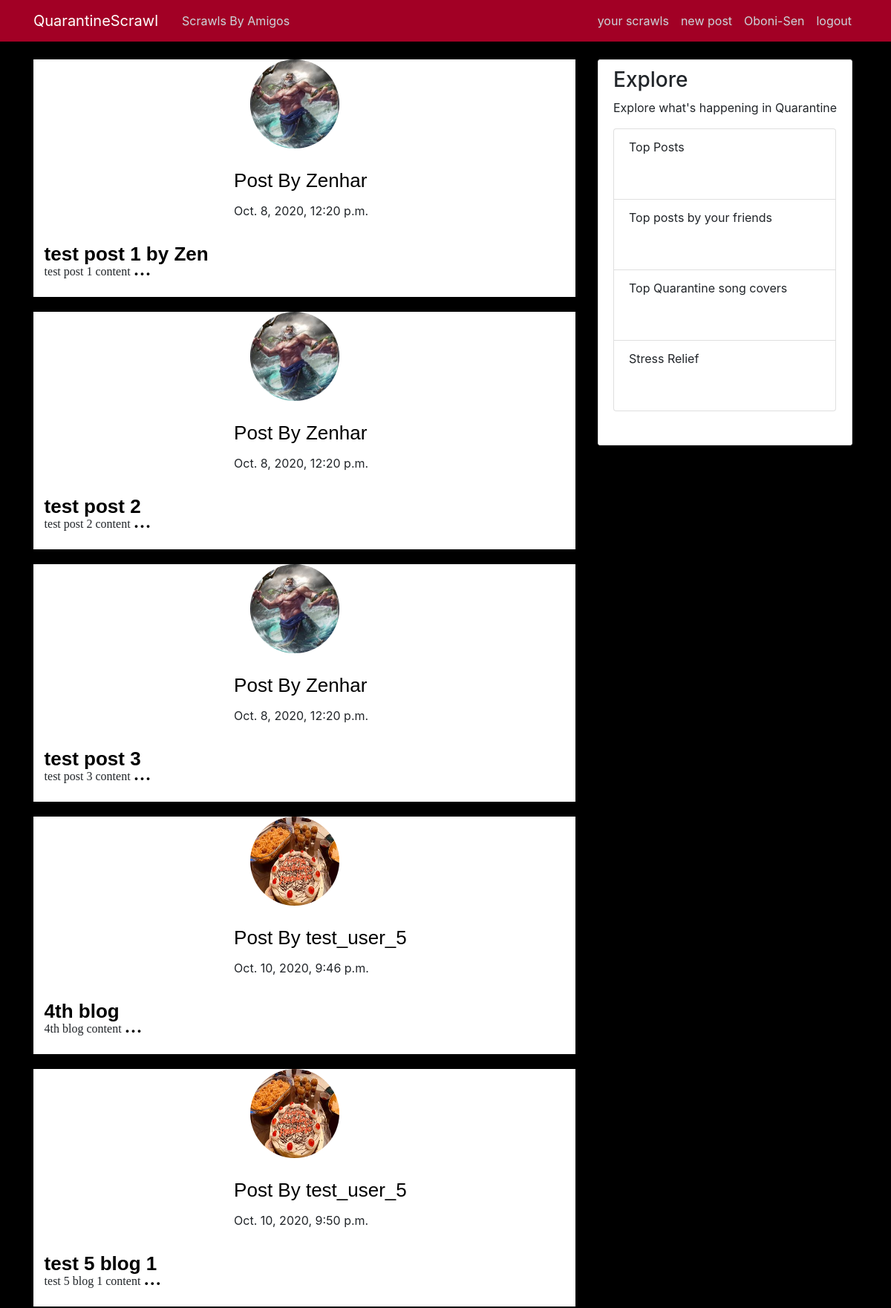
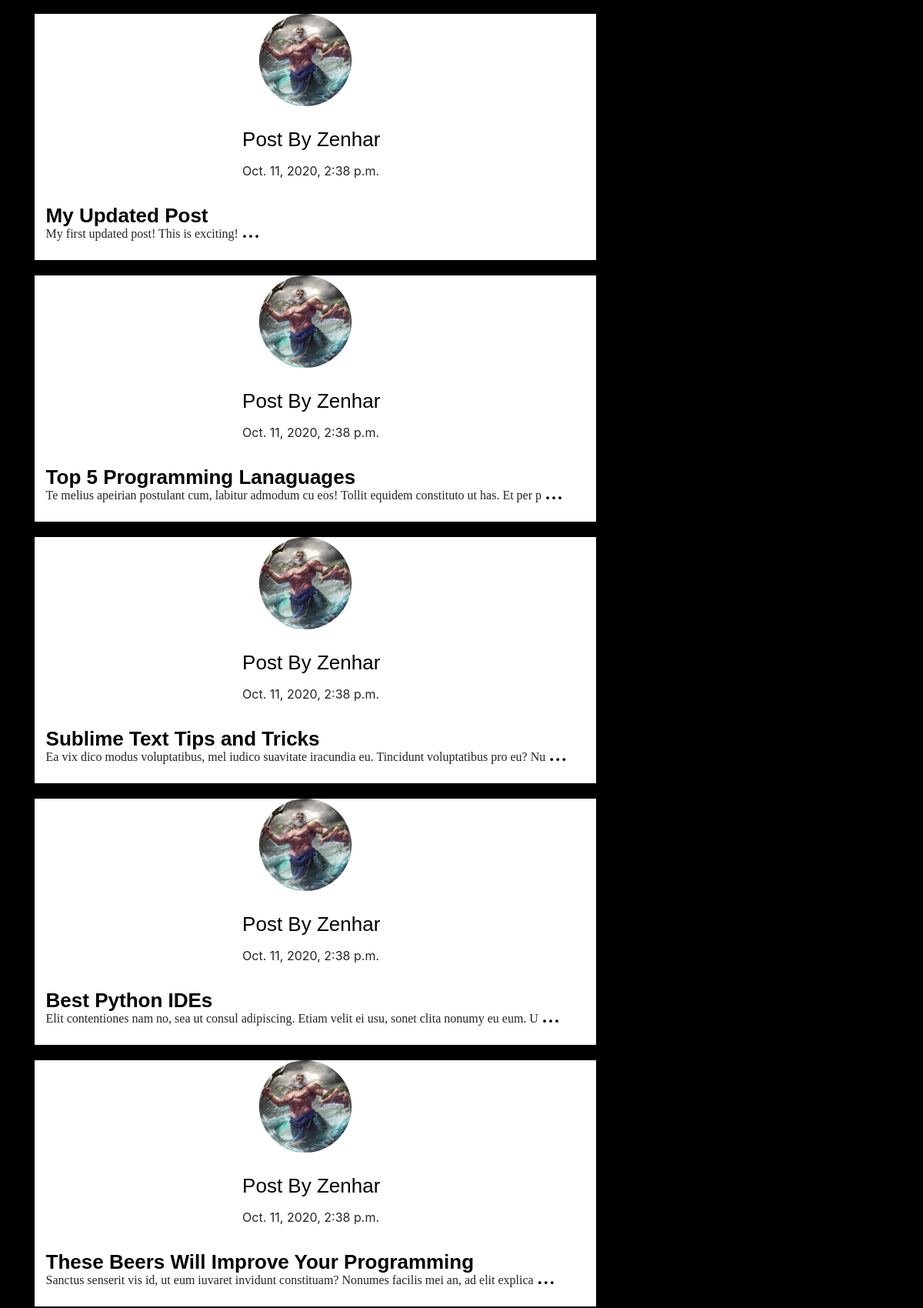
Screenshot of / (signed in, upper part) with the database file from the repository (2 pictures, top to bottom).
### blog/models.py (models this page shows, shortened)
class Post(models.Model):
    title = models.CharField(max_length=100)
    content = RichTextUploadingField()
    date = models.DateTimeField(default=timezone.now)
    author = models.ForeignKey(User, on_delete=models.CASCADE)
    liked = models.ManyToManyField(User, related_name="liked", default=None, blank=True)
    commented = models.ManyToManyField(
        User, related_name="commented", default=None, blank=True
    )

### users/models.py (models this page shows, shortened)
class Profile(models.Model):
    user = models.OneToOneField(User, on_delete=models.CASCADE)
    image = models.ImageField(default="poseidon.jpg", upload_to="profile_pics")
    follow = models.ManyToManyField(User, related_name="followers", blank=True)
    follower = models.ManyToManyField(User, related_name="follows", blank=True)

### blog/views.py (the view)
# urls.py: path("", HomePostListView.as_view(), name="home"),
class HomePostListView(LoginRequiredMixin, ListView):
    model = Post
    template_name = "blog/temp.html"
    ordering = ["-date"]
    paginate_by = 8
    def get_context_data(self, **kwargs):
        context = super(ListView, self).get_context_data(**kwargs)
        loggedInUser = Profile.objects.get(user=self.request.user)
        axeLoggedInUser = Post.objects.exclude(author=loggedInUser.user)
        context["all_posts"] = axeLoggedInUser.exclude(
            author__in=loggedInUser.follow.all()
        )
        return context

### blog/templates/blog/temp.html (shortened to what this page needs)
{% extends "blog/base.html" %}
{% load static %}
{% block bootstrapClass %}
<link rel="stylesheet" type="text/css" href="{% static 'blog/blog-css/home.css' %}">
 {% endblock %}
{% block content %}
<div class="row">
  <div class="col-8">
  {% for post in all_posts %}
  <div class="home-post-main-wrap">
    <div id="home-carousel" class="carousel home-carousel slide" data-ride="carousel">
      <div class="carousel-inner home-carousel-inner">
        <div class="carousel-item home-carousel-item active">
            <div class="home-image-wrap">
                <img  src="{{post.author.profile.image.url}}" alt="img">
            </div>
            <div class="post-author">
             <p> Post By <a class="post-author-link" href="{% url 'user-posts' post.author.username  %}"> {{post.author}}</a></p>
            </div>
            <div class="post-date">
              <p >{{post.date}}</p>
            </div>
            <div class="post-title">
              <p><a style="color: black;" href="{% url 'post-detail' post.id %}">{{post.title}}</a></p>
            </div>
            <div class="post-content">
              <p>{{post.content|slice:"0:100"}} <a class="post-content-link" href="{% url 'post-detail' post.id %}"> ...</a></p>
            </div>
        </div>
      </div>
    </div>
  </div>
  {% endfor %}
  </div>
  <div class="col-md-4">
    <div class="content-section">
      <h3>Explore </h3>
      <p class=''>Explore what's happening in Quarantine
        <ul class="list-group explore">
          <li class="list-group-item  ">Top Posts</li>
          <li class="list-group-item  ">Top posts by your friends</li>
          <li class="list-group-item  ">Top Quarantine song covers</li>
          <li class="list-group-item  ">Stress Relief</li>
        </ul>
      </p>
    </div>
  </div>
</div>
{% endblock content %}

### blog/templates/blog/base.html (shortened to what this page needs)
{% load static %}
<!DOCTYPE html>
<html>
<head>
    <link rel="stylesheet" href="https://maxcdn.bootstrapcdn.com/bootstrap/4.0.0/css/bootstrap.min.css">
    <link rel="stylesheet" type="text/css" href="{% static 'blog/blog-css/main.css' %}">
    <link rel="stylesheet" type="text/css" href="{% static 'users/profile.css' %}">
    {% block bootstrapClass %}  {% endblock %}
</head>
<body>
    <header class="site-header">
      <nav class="navbar navbar-expand-md navbar-dark navbar-bg-steel fixed-top">
        <div class="container">
          <a class="navbar-brand mr-4" href="{% url 'home' %}">QuarantineScrawl</a>
          <div class="collapse navbar-collapse" id="navbarToggle">
            <div class="navbar-nav mr-auto">
              <a class="nav-item nav-link" href="{% url 'amigos-home' %}">Scrawls By Amigos</a>
            </div>
            <div class="navbar-nav">
              {% if user.is_authenticated %}
              <a class="nav-item nav-link" href="{% url 'user-posts' user.username  %}"> your scrawls</a>
              <a class="nav-item nav-link" href="{% url 'post-create' %}"> new post</a>
              <a class="nav-item nav-link" href="{% url 'profile' %}">{{user.username}}</a>
              <a class="nav-item nav-link" href="{% url 'logout' %}">logout</a>
              {% else %}
              <a class="nav-item nav-link" href="{% url 'login' %}">Login</a>
              <a class="nav-item nav-link" href="{% url 'register' %}">Register</a>
              {% endif %}
            </div>
          </div>
        </div>
      </nav>
    </header>
    <main role="main" class="container">
          {% block content %}{% endblock %}
    </main>
</body>
</html>

### blog/static/blog/blog-css/main.css (style rules this page uses)
body { background-color: black; margin-top: 5rem; }
ul { margin: 0; }
.navbar-bg-steel { background-color: #a20025; }
.site-header .navbar-nav .nav-link { color: #cbd5db; font-weight: 400; }
.content-section { background: #ffffff; padding: 10px 20px; border: 1px solid #dddddd; border-radius: 3px; margin-bottom: 20px; }

### users/static/users/users-css/profile.css (style rules this page uses)
* { margin: 0px; padding: 0px; box-sizing: border-box; }

### blog/static/blog/blog-css/home.css (style rules this page uses)
body { background-color: black; }
.home-post-main-wrap { height: 40vh; margin-bottom: 20px; background-color: white; }
.home-carousel { height: 100%; margin-bottom: 10px; }
.home-carousel-inner { height: 100%; }
.home-carousel-item { background-color: white; height: 100%; }
.home-image-wrap { height: 10%; margin-bottom: 5%; }
.home-image-wrap > img { height: 120px; width: 120px; position: absolute; left: 40%; border-radius: 100px; }
.post-author { position: absolute; left: 37%; top: 45%; font-size: 26px; font-family: "Franklin Gothic Medium", "Arial Narrow", Arial, sans-serif; color: black; }
.post-author-link { color: black; transition: all 0.2s ease-in-out; display: inline-block; }
.post-date { position: absolute; left: 37%; top: 60%; }
.post-title { position: absolute; left: 2%; bottom: 7%; font-size: 26px; font-weight: bold; font-family: "Franklin Gothic Medium", "Arial Narrow", Arial, sans-serif; }
.post-content { position: absolute; left: 2%; top: 80%; font-family: "Times New Roman", Times, serif; }
.post-content-link { font-size: 32px; color: black; }
.content-section { position: fixed; }
.explore { height: 400px; width: 300px; }
.explore li { height: 6em; }

### rows the page displays
Post: author.profile.image (picture), author "Zenhar", date "Oct. 8, 2020, 12:20 p.m.", title "test post 1 by Zen", content "test post 1 content"
Post: author.profile.image (picture), author "Zenhar", date "Oct. 8, 2020, 12:20 p.m.", title "test post 2", content "test post 2 content"
Post: author.profile.image (picture), author "Zenhar", date "Oct. 8, 2020, 12:20 p.m.", title "test post 3", content "test post 3 content"
Post: author.profile.image (picture), author "test_user_5", date "Oct. 10, 2020, 9:46 p.m.", title "4th blog", content "4th blog content"
Post: author.profile.image (picture), author "test_user_5", date "Oct. 10, 2020, 9:50 p.m.", title "test 5 blog 1", content "test 5 blog 1 content"
Post: author.profile.image (picture), author "Zenhar", date "Oct. 11, 2020, 2:38 p.m.", title "My Updated Post", content "My first updated post! This is exciting!"
Post: author.profile.image (picture), author "Zenhar", date "Oct. 11, 2020, 2:38 p.m.", title "Top 5 Programming Lanaguages", content "Te melius apeirian postulant cum, labitur admodum cu eos! Tollit equidem constituto ut has. Et per p"
Post: author.profile.image (picture), author "Zenhar", date "Oct. 11, 2020, 2:38 p.m.", title "Sublime Text Tips and Tricks", content "Ea vix dico modus voluptatibus, mel iudico suavitate iracundia eu. Tincidunt voluptatibus pro eu? Nu"
Post: author.profile.image (picture), author "Zenhar", date "Oct. 11, 2020, 2:38 p.m.", title "Best Python IDEs", content "Elit contentiones nam no, sea ut consul adipiscing. Etiam velit ei usu, sonet clita nonumy eu eum. U"
Post: author.profile.image (picture), author "Zenhar", date "Oct. 11, 2020, 2:38 p.m.", title "These Beers Will Improve Your Programming", content "Sanctus senserit vis id, ut eum iuvaret invidunt constituam? Nonumes facilis mei an, ad elit explica"

### other values shown
{{ user.username }} "Oboni-Sen"
